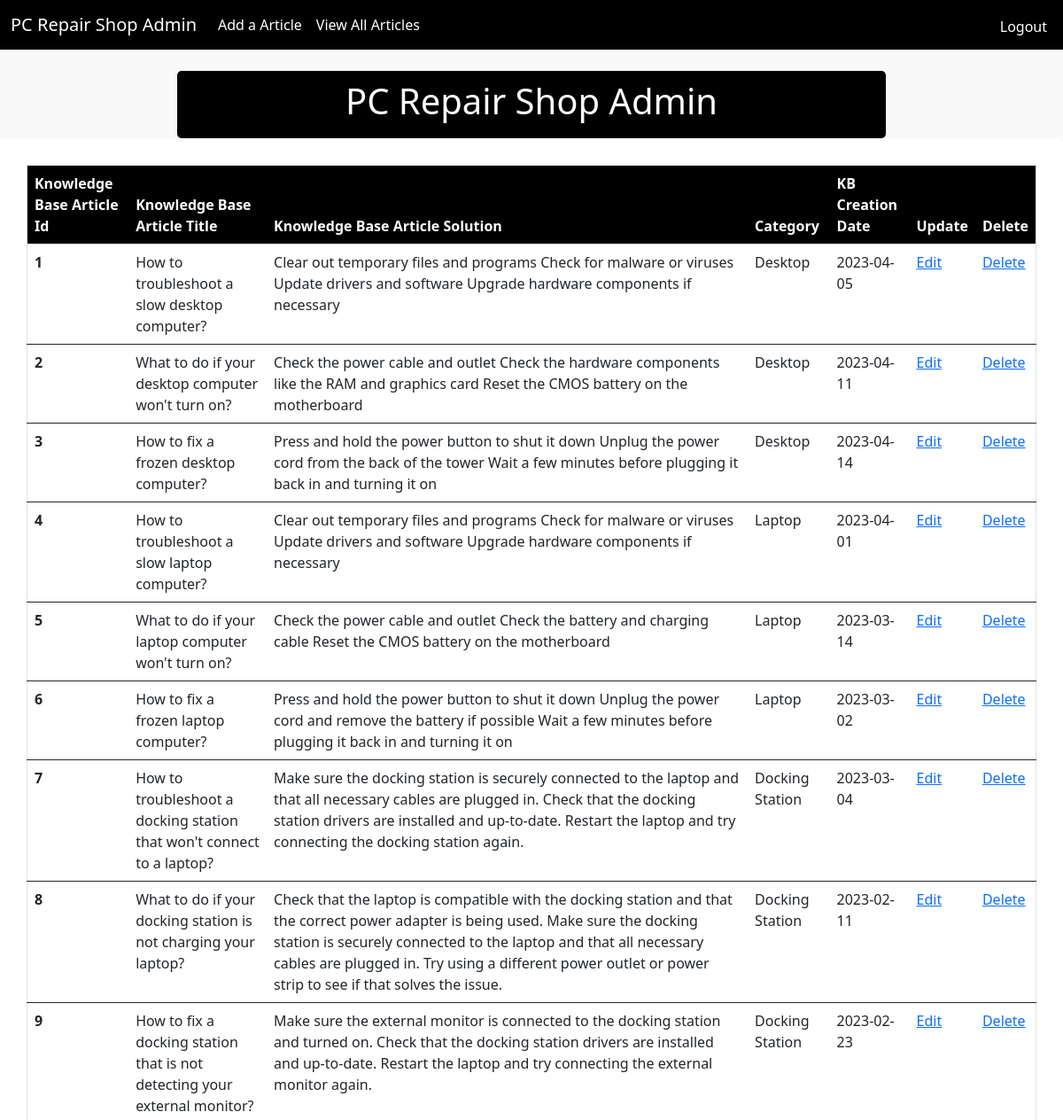
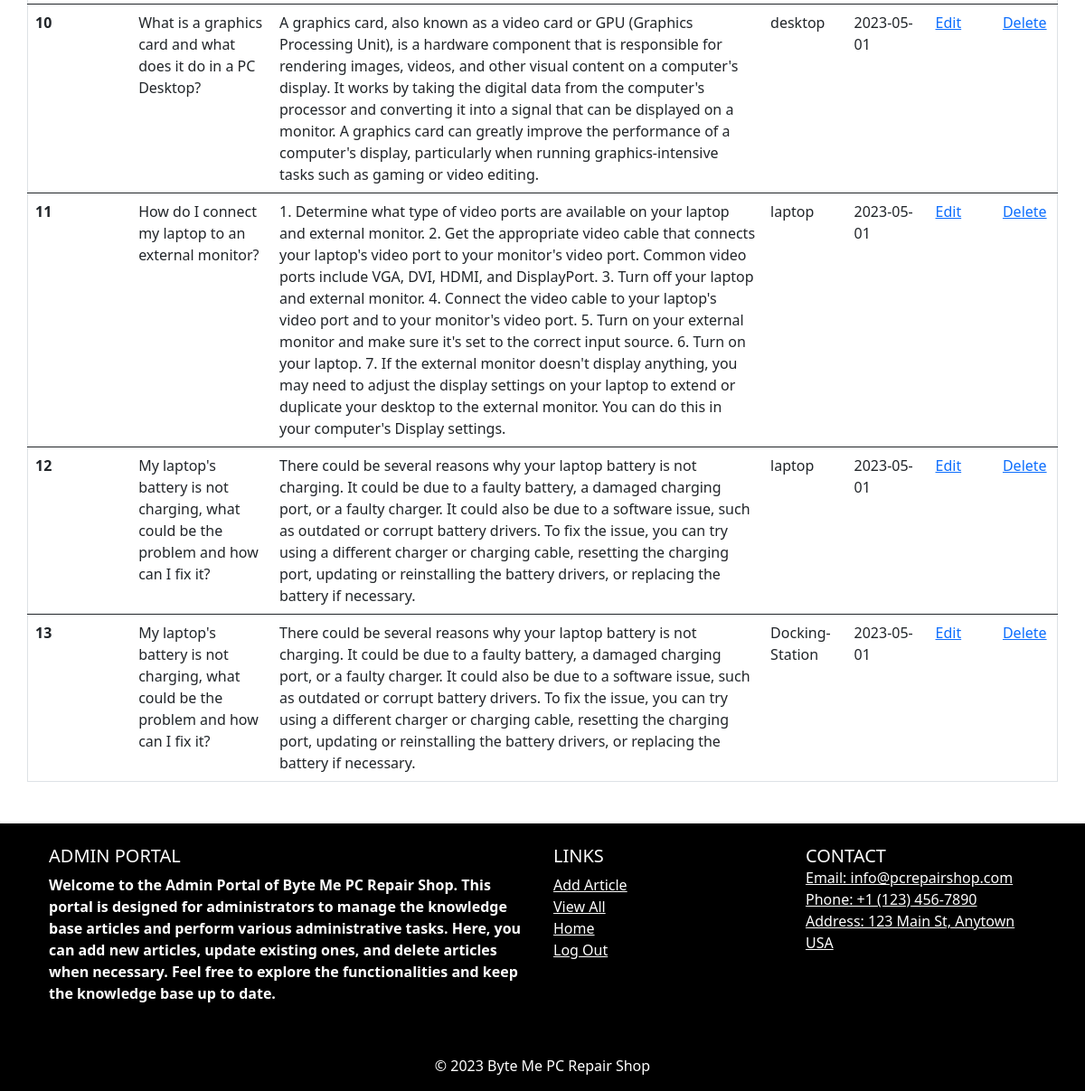
Page /Final_Project/admin.php on the earlier database version (2 pictures, top to bottom).
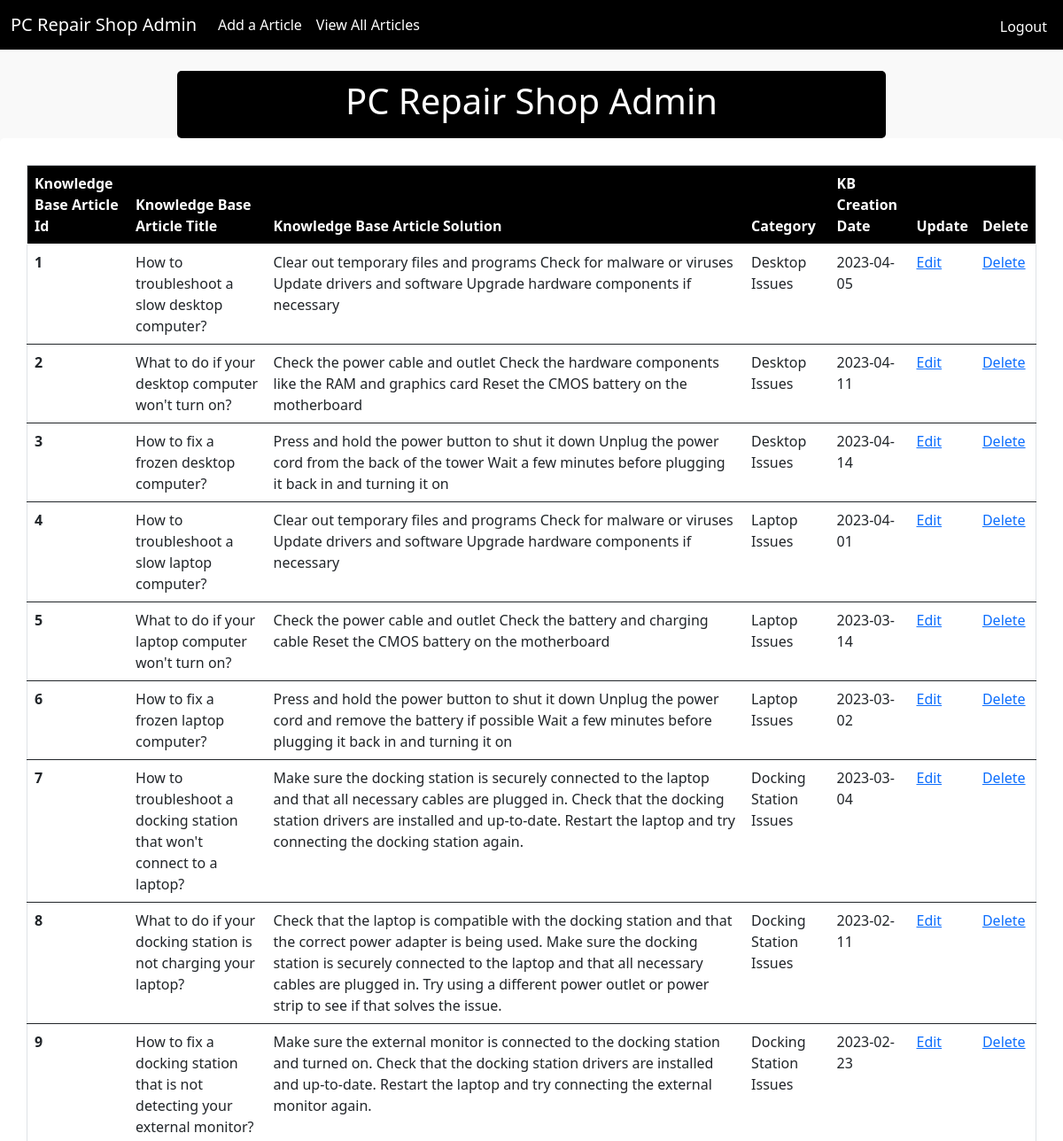
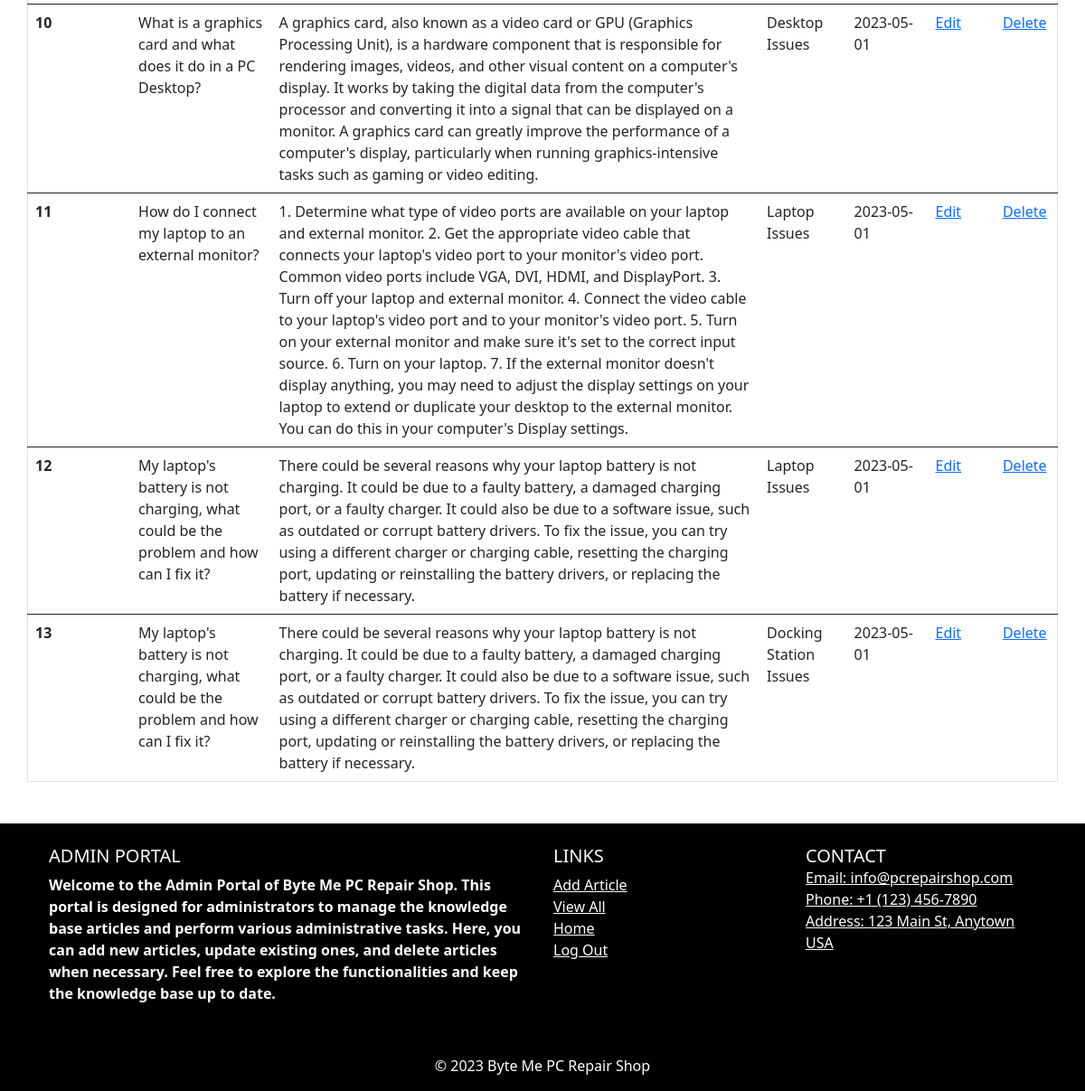
Same page on the later database version (2 pictures, top to bottom).
### tables this page shows
CREATE TABLE `knowledge_base` (
  `kb_id` int(11) NOT NULL,
  `kb_title` varchar(255) NOT NULL,
  `kb_content` text NOT NULL,
  `kb_category` varchar(50) NOT NULL,
  `kb_created_at` date NOT NULL DEFAULT current_timestamp()
);

### Final_Project/admin.php (the view, shortened to what this page needs)
<?php
    include 'database/dbConnect.php';
    try {
        $sql = "SELECT * FROM knowledge_base";
        $stmt = $conn->prepare($sql);
        $stmt->execute();
    }
        catch(PDOExceptions $e){
            echo "Errors: " . $e->getMessage();
        }
?>
<!DOCTYPE html>
<html lang="en">
<head>
    <link rel="stylesheet" href="https://cdn.jsdelivr.net/npm/bootstrap@5.0.2/dist/css/bootstrap.min.css">
    </head>
<body>
<nav class="navbar navbar-expand-lg navbar-light">
    <div class="container-fluid">
        <a class="navbar-brand" href="admin.php">PC Repair Shop Admin</a>
        <div class="collapse navbar-collapse" id="navbarNav">
            <ul class="navbar-nav">
                <li class="nav-item">
                    <a class="nav-link" href="add.php">Add a Article</a>
                </li>
                <li class="nav-item">
                    <a class="nav-link" href="admin.php">View All Articles</a>
                </li>
                <li class="nav-item logout">
                    <a class="nav-link" href="logout.php">Logout</a>
                 </li>
            </ul>
        </div>
    </div>
</nav>
<br>
<header style="background-color: black; color: white; text-align: center; border-radius: 5px; padding: 10px; max-width: 800px; margin: 0 auto;">
  <h1>PC Repair Shop Admin</h1>
</header>
<div style="overflow-x:auto;" id="dbContent">
<table class="table">
    <thead>
        <tr>
            <th scope="col">Knowledge Base Article Id</th>
            <th scope="col">Knowledge Base Article Title</th>
            <th scope="col">Knowledge Base Article Solution</th>
            <th scope="col">Category</th>
            <th scope="col">KB Creation Date</th>
            <th scope="col">Update</th>
            <th scope="col">Delete</th>
        </tr>
    </thead>
    <?php
        foreach($stmt->fetchAll(PDO::FETCH_ASSOC) as $result) {
    ?>
        <tbody>
            <tr>
                <th scope="row"><?php echo $result['kb_id']; ?></th>
                <td><?php echo $result['kb_title']; ?></td>
                <td><?php echo $result['kb_content']; ?></td>
                <td><?php echo $result['kb_category']; ?></td>
                <td><?php echo $result['kb_created_at']; ?></td>
                <td><?php echo "<a href=update.php?kbId=" . $result['kb_id'] . ">Edit</a>" ?></td>
                <td><?php echo "<a href=delete.php?kbId=" . $result['kb_id'] . ">Delete</a>" ?></td>
            </tr>
        </tbody>
    <?php
        }
    ?>
</table>
</div>
<footer class="footer text-center text-lg-start">
    <div class="container p-4">
        <div class="row">
        <div class="col-lg-6 col-md-12 mb-4 mb-md-0">
    <h5 class="text-uppercase">Admin Portal</h5>
    <p>Welcome to the Admin Portal of Byte Me PC Repair Shop. This portal is designed for administrators to manage the knowledge base articles and perform various administrative tasks. Here, you can add new articles, update existing ones, and delete articles when necessary. Feel free to explore the functionalities and keep the knowledge base up to date.</p>
</div>
            <div class="col-lg-3 col-md-6 mb-4 mb-md-0">
                <h5 class="text-uppercase">Links</h5>
                <ul class="list-unstyled mb-0">
                    <li>
                        <a href="add.php" class="text-white">Add Article</a>
                    </li>
                    <li>
                        <a href="admin.php" class="text-white">View All</a>
                    </li>
                    <li>
                        <a href="index.php" class="text-white">Home</a>
                    </li>
                    <li>
                        <a href="logout.php" class="text-white">Log Out</a>
                    </li>
                </ul>
            </div>
            <div class="col-lg-3 col-md-6 mb-4 mb-md-0">
                <h5 class="text-uppercase mb-0">Contact</h5>
                <ul class="list-unstyled">
                    <li>
                        <a href="#!" class="text-white">Email: info@pcrepairshop.com</a>
                    </li>
                    <li>
                        <a href="#!" class="text-white">Phone: +1 (123) 456-7890</a>
                    </li>
                    <li>
                        <a href="#!" class="text-white">Address: 123 Main St, Anytown USA</a>
                    </li>
                </ul>
            </div>
        </div>
    </div>
    <div class="text-center p-3" style="background-color: rgba(0, 0, 0, 0.2);">
        © 2023 Byte Me PC Repair Shop
    </div>
</footer>
</body>
</html>

### Final_Project/admin.php (style rules this page uses)
.navbar { background-color: black; }
.navbar .navbar-brand, .navbar .navbar-nav .nav-link { color: white !important; }
.footer { background-color: black; color: white; }
.logout { position: absolute; top: 0; right: 0; margin: 10px; }
body { background-color:#F9F9F9; }
div#dbContent { width:75%; background-color:white; margin:auto; padding:2.5%; border-radius:5px; }
p { font-weight:bold; }
table { border: 1px solid black; }
thead { background-color: black; color: white; }
@media screen and (max-width: 1440px) { div#dbContent { width:100%; } }

Differences in the rows shown:
changed knowledge_base "How to troubleshoot a slow desktop computer?": kb_category "Desktop" → "Desktop Issues"
changed knowledge_base "What to do if your desktop computer won't turn on?": kb_category "Desktop" → "Desktop Issues"
changed knowledge_base "How to fix a frozen desktop computer?": kb_category "Desktop" → "Desktop Issues"
changed knowledge_base "How to troubleshoot a slow laptop computer?": kb_category "Laptop" → "Laptop Issues"
changed knowledge_base "What to do if your laptop computer won't turn on?": kb_category "Laptop" → "Laptop Issues"
changed knowledge_base "How to fix a frozen laptop computer?": kb_category "Laptop" → "Laptop Issues"
changed knowledge_base "How to troubleshoot a docking station that won't connect to a laptop?": kb_category "Docking Station" → "Docking Station Issues"
changed knowledge_base "What to do if your docking station is not charging your laptop?": kb_category "Docking Station" → "Docking Station Issues"
changed knowledge_base "How to fix a docking station that is not detecting your external monitor?": kb_category "Docking Station" → "Docking Station Issues"
changed knowledge_base "What is a graphics card and what does it do in a PC Desktop?": kb_category "desktop" → "Desktop Issues"
changed knowledge_base "How do I connect my laptop to an external monitor?": kb_category "laptop" → "Laptop Issues"
changed knowledge_base id 12: kb_category "laptop" → "Laptop Issues"
changed knowledge_base id 13: kb_category "Docking-Station" → "Docking Station Issues"
